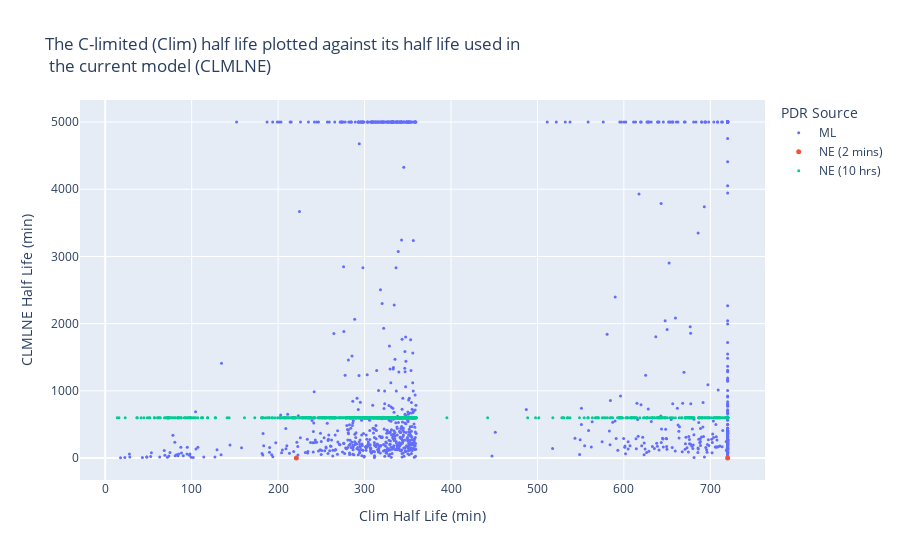

Notebook cell for this chart:
### Markdown cell above
same graphs as above but with the sources differentiated by color

### Code cell
# split the colors up by the source of the half life in the CLMLNE model: 

# ML: machine learning half lives: 
big_df_ML = pd.merge(CLMLNE_ML, big_df, on='Protein ID', how='inner')
big_df_ML = big_df_ML.rename(columns={'Rate Constant': 'CLMLNE_ML rate constant (s^-1)'})
# convert to the right units
big_df_ML['CLMLNE_ML half life (min)'] = big_df_ML['CLMLNE_ML rate constant (s^-1)'] * 60 * (1/np.log(2))
big_df_ML['CLMLNE_ML half life (min)'] = 1/ big_df_ML['CLMLNE_ML half life (min)'] # units of mins
# drop the protiens in the ML_df from the big_df
big_df1 = big_df[~big_df['Protein ID'].isin(big_df_ML['Protein ID'])]

# CL: experimentally measured half lives (CL): # note there will not be any here, because the Clim rates are the backbone of the big_df, and since CL proteins are normally assigned to their CL rate no matter what, they will not be found in the Clim rates. # todo: try assigning CL rates to Clim rates! 
CL_values = ["CARBPSYN-SMALL", "CDPDIGLYSYN-MONOMER", "DCUR-MONOMER", "DETHIOBIOTIN-SYN-MONOMER", "EG10743-MONOMER", "EG10863-MONOMER", "GLUTCYSLIG-MONOMER"]
CL_df = big_df1[big_df1['Protein ID'].isin(CL_values)]

# NE: N-end rule half lives (these are all that should be left in the big_df):
big_df_10hrs = big_df1[big_df1['CLMLNE half life (min)'] > 598]  # 9.97621 hrs (the 10 hour conversion is approximate)
big_df_2mins = big_df1[big_df1['CLMLNE half life (min)'] < 3] # 2 mins ish (the actual # is 1.999999)

# plot CLMLNE half life vs Clim half life
fig = go.Figure()
fig.add_trace(go.Scatter(x=big_df_ML['Clim half life (min)'], y=big_df_ML['CLMLNE_ML half life (min)'], mode='markers', name='ML', hovertext=big_df_ML['Protein ID'], marker_size=3), )
fig.add_trace(go.Scatter(x=big_df_2mins['Clim half life (min)'], y=big_df_2mins['CLMLNE half life (min)'], mode='markers', name='NE (2 mins)', hovertext=big_df_2mins['Protein ID'], marker_size=5, ))
fig.add_trace(go.Scatter(x=big_df_10hrs['Clim half life (min)'], y=big_df_10hrs['CLMLNE half life (min)'], mode='markers', name='NE (10 hrs)', hovertext=big_df_10hrs['Protein ID'], marker_size=3))

# Plot Specs
fig.update_layout(title='The C-limited (Clim) half life plotted against its half life used in<br> the current model (CLMLNE)', yaxis_title='CLMLNE Half Life (min)', xaxis_title='Clim Half Life (min)')
fig.update_layout(legend_title_text='PDR Source')

### Figure 1 — Plotly figure (JSON) as saved in the notebook; plotly's stock layout.template omitted (floating-point values rounded to 4 significant figures; data arrays with more than 128 entries replaced by an {"elided": "..."} marker saying what was removed)
{"data": [{"hovertext": {"elided": "985 str values"}, "marker": {"size": 3}, "mode": "markers", "name": "ML", "x": {"elided": "985 float values"}, "y": {"elided": "985 float values"}, "type": "scatter"}, {"hovertext": ["EG10765-MONOMER", "PGPPHOSPHAB-MONOMER"], "marker": {"size": 5}, "mode": "markers", "name": "NE (2 mins)", "x": [221.1, 720.0], "y": [2.0, 2.0], "type": "scatter"}, {"hovertext": {"elided": "925 str values"}, "marker": {"size": 3}, "mode": "markers", "name": "NE (10 hrs)", "x": {"elided": "925 float values"}, "y": {"elided": "925 float values"}, "type": "scatter"}], "layout": {"title": {"text": "The C-limited (Clim) half life plotted against its half life used in<br> the current model (CLMLNE)"}, "yaxis": {"title": {"text": "CLMLNE Half Life (min)"}}, "xaxis": {"title": {"text": "Clim Half Life (min)"}}, "legend": {"title": {"text": "PDR Source"}}}}
